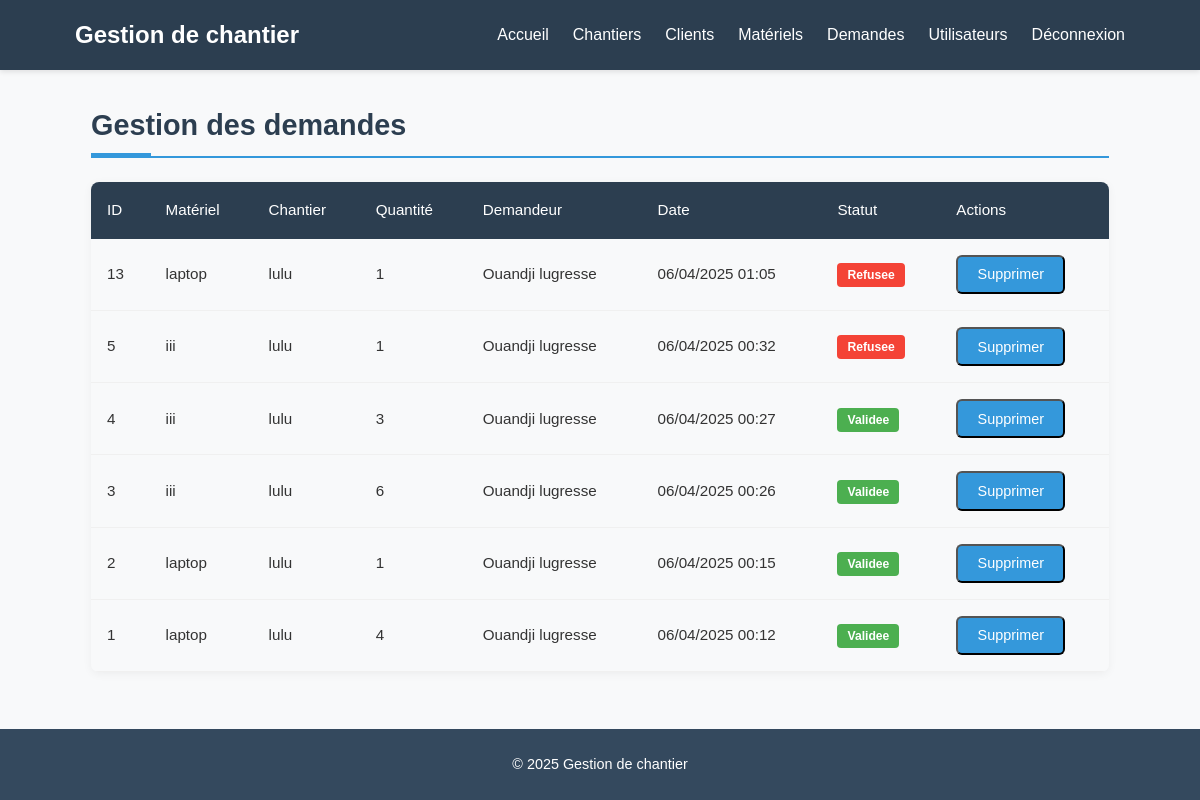
Page /pages/demandes/liste.php (signed in) on the committed database.
### tables this page shows
CREATE TABLE `demandes` (
  `id` int(11) NOT NULL,
  `user_id` int(11) DEFAULT NULL,
  `chantier_id` int(11) DEFAULT NULL,
  `materiel_id` int(11) DEFAULT NULL,
  `quantite_demandee` int(11) NOT NULL,
  `statut` enum('en_attente','validee','refusee') DEFAULT 'en_attente',
  `date_demande` timestamp NOT NULL DEFAULT current_timestamp(),
  `date_validation` datetime DEFAULT NULL,
  `validateur_id` int(11) DEFAULT NULL,
  `commentaire_validation` text DEFAULT NULL,
  `commentaire` text DEFAULT NULL
);

CREATE TABLE `materiels` (
  `id` int(11) NOT NULL,
  `nom_materiel` varchar(100) NOT NULL,
  `description` text DEFAULT NULL,
  `quantite_disponible` int(11) DEFAULT 0
);

CREATE TABLE `chantiers` (
  `id` int(11) NOT NULL,
  `nom_chantier` varchar(100) NOT NULL,
  `localisation` varchar(100) NOT NULL,
  `date_debut` date DEFAULT NULL,
  `date_fin` date DEFAULT NULL,
  `id_chef` int(11) DEFAULT NULL,
  `client_id` int(11) DEFAULT NULL
);

CREATE TABLE `users` (
  `id` int(11) NOT NULL,
  `nom` varchar(100) NOT NULL,
  `email` varchar(100) NOT NULL,
  `password` varchar(255) NOT NULL,
  `role` enum('admin','chef_chantier') NOT NULL,
  `created_at` timestamp NOT NULL DEFAULT current_timestamp()
);

### includes/auth.php (called while the page is built, shortened)
<?php
function isLoggedIn() {
    return isset($_SESSION['user_id']);
}
function isAdmin() {
    return isLoggedIn() && $_SESSION['role'] === 'admin';
}
function isChefChantier() {
    return isLoggedIn() && $_SESSION['role'] === 'chef_chantier';
}
?>

### pages/demandes/liste.php (the view, shortened to what this page needs)
<?php
require_once '../../includes/config.php';
require_once '../../includes/auth.php';
if (isAdmin()) {
    $query = "
        SELECT d.*, m.nom_materiel, c.nom_chantier, u.nom AS demandeur
        FROM demandes d
        JOIN materiels m ON d.materiel_id = m.id
        JOIN chantiers c ON d.chantier_id = c.id
        JOIN users u ON d.user_id = u.id
        ORDER BY d.date_demande DESC
    ";
    $stmt = $db->query($query);
}
$demandes = $stmt->fetchAll();
require_once '../../includes/header.php';
?>
<link rel="stylesheet" href="../../assets/css/liste.css">
<link rel="stylesheet" href="../../assets/css/style.css">
<div class="user-management-container">
    <h2>Gestion des demandes</h2>
    <div class="table-responsive">
        <table class="users-table">
            <thead>
                <tr>
                    <th>ID</th>
                    <th>Matériel</th>
                    <th>Chantier</th>
                    <th>Quantité</th>
                    <?= isAdmin() ? '<th>Demandeur</th>' : '' ?>
                    <th>Date</th>
                    <th>Statut</th>
                    <th>Actions</th>
                </tr>
            </thead>
            <tbody>
                <?php foreach ($demandes as $demande): ?>
                <tr id="demande-<?= $demande['id'] ?>">
                    <td><?= $demande['id'] ?></td>
                    <td><?= htmlspecialchars($demande['nom_materiel']) ?></td>
                    <td><?= htmlspecialchars($demande['nom_chantier']) ?></td>
                    <td><?= $demande['quantite_demandee'] ?></td>
                    <?= isAdmin() ? '<td>'.htmlspecialchars($demande['demandeur'] ?? '').'</td>' : '' ?>
                    <td><?= date('d/m/Y H:i', strtotime($demande['date_demande'])) ?></td>
                    <td>
                        <span class="status-badge <?= $demande['statut'] ?>">
                            <?= ucfirst(str_replace('_', ' ', $demande['statut'])) ?>
                        </span>
                    </td>
                    <td>
                        <div class="action-buttons">
                            <?php if ((isChefChantier() && $demande['user_id'] == $_SESSION['user_id'] && $demande['statut'] == 'en_attente') || isAdmin()): ?>
                                <button class="btn delete-btn"
                                        onclick="traiterDemande(<?= $demande['id'] ?>, 'supprimer')">
                                    Supprimer
                                </button>
                            <?php endif; ?>
                        </div>
                    </td>
                </tr>
                <?php endforeach; ?>
            </tbody>
        </table>
    </div>
</div>
<?php require_once '../../includes/footer.php'; ?>

### includes/header.php (shortened to what this page needs)
<!DOCTYPE html>
<html lang="fr">
<head>
    <link rel="stylesheet" href="<?= BASE_URL ?>assets/css/style.css">
</head>
<body>
    <header>
        <div class="container">
            <h1>Gestion de chantier</h1>
            <nav>
                <ul>
                    <li><a href="<?= BASE_URL ?>index.php">Accueil</a></li>
                    <li><a href="<?= BASE_URL ?>pages/chantiers/liste.php">Chantiers</a></li>
                    <?php if (isAdmin()): ?>
                        <li><a href="<?= BASE_URL ?>pages/clients/liste.php">Clients</a></li>
                    <?php endif; ?>
                    <li><a href="<?= BASE_URL ?>pages/materiels/liste.php">Matériels</a></li>
                    <li><a href="<?= BASE_URL ?>pages/demandes/liste.php">Demandes</a></li>
                    <?php if (isAdmin()): ?>
                        <li><a href="<?= BASE_URL ?>pages/utilisateurs/liste.php">Utilisateurs</a></li>
                    <?php endif; ?>
                    <li><a href="<?= BASE_URL ?>logout.php">Déconnexion</a></li>
                </ul>
            </nav>
        </div>
    </header>
    <main class="container">

### includes/footer.php (shortened to what this page needs)
</main>
    <footer>
        <div class="container">
            <p>&copy; <?= date('Y') ?> Gestion de chantier</p>
        </div>
    </footer>
</body>
</html>

### assets/css/style.css (style rules this page uses)
* { margin: 0; padding: 0; box-sizing: border-box; }
body { font-family: 'Arial', sans-serif; line-height: 1.6; color: #333; background-color: #f8f9fa; display: flex; flex-direction: column; min-height: 100vh; }
.container { width: 90%; max-width: 1200px; margin: 0 auto; padding: 0 15px; }
header { background: #2c3e50; color: white; padding: 1rem 0; box-shadow: 0 2px 5px rgba(0,0,0,0.1); position: sticky; top: 0; z-index: 100; }
header .container { display: flex; justify-content: space-between; align-items: center; }
header h1 { font-size: 1.5rem; margin: 0; }
nav ul { display: flex; list-style: none; gap: 1.5rem; }
nav ul li a { color: white; text-decoration: none; font-weight: 500; transition: opacity 0.3s; padding: 0.5rem 0; position: relative; }
nav ul li a::after { content: ''; position: absolute; bottom: 0; left: 0; width: 0; height: 2px; background: #3498db; transition: width 0.3s; }
main { flex: 1; padding: 2rem 0; }
footer { background: #34495e; color: white; text-align: center; padding: 1.5rem 0; margin-top: auto; }
footer p { margin: 0; font-size: 0.9rem; }
.btn { display: inline-block; background: #3498db; color: white; padding: 0.6rem 1.2rem; border-radius: 6px; text-decoration: none; font-size: 0.9rem; transition: background 0.3s; }
h2 { color: #2c3e50; font-size: 1.8rem; margin-bottom: 1.5rem; padding-bottom: 0.5rem; position: relative; }
h2::after { content: ''; position: absolute; left: 0; bottom: 0; width: 60px; height: 3px; background: #3498db; }

### assets/css/liste.css (style rules this page uses)
.user-management-container { max-width: 1200px; margin: 2rem auto; padding: 0 1rem; }
.user-management-container h2 { color: #2c3e50; font-size: 1.8rem; margin-bottom: 1.5rem; padding-bottom: 0.5rem; border-bottom: 2px solid #3498db; }
.table-responsive { overflow-x: auto; margin: 1.5rem 0; box-shadow: 0 2px 10px rgba(0, 0, 0, 0.05); border-radius: 8px; }
.users-table { width: 100%; border-collapse: collapse; font-size: 0.95rem; }
.users-table th { background-color: #2c3e50; color: white; padding: 1rem; text-align: left; font-weight: 500; }
.users-table td { padding: 1rem; border-bottom: 1px solid #f0f0f0; }
.users-table tr:nth-child(even) { background-color: #f8f9fa; }
.action-buttons { display: flex; gap: 0.5rem; }
.btn { padding: 0.5rem 1rem; border-radius: 4px; font-size: 0.85rem; text-decoration: none; transition: all 0.2s ease; }
.delete-btn { background-color: #f44336; color: white; }
.status-badge { padding: 5px 10px; border-radius: 4px; font-size: 0.8em; font-weight: bold; }
.status-badge.validee { background-color: #4CAF50; color: #FFF; }
.status-badge.refusee { background-color: #F44336; color: #FFF; }

### rows in the picture
demandes: id "13", materiel.nom_materiel "laptop", chantier.nom_chantier "lulu", quantite_demandee "1", user.nom "Ouandji lugresse", date_demande "06/04/2025 01:05", statut "Refusee"
demandes: id "5", materiel.nom_materiel "iii", chantier.nom_chantier "lulu", quantite_demandee "1", user.nom "Ouandji lugresse", date_demande "06/04/2025 00:32", statut "Refusee"
demandes: id "4", materiel.nom_materiel "iii", chantier.nom_chantier "lulu", quantite_demandee "3", user.nom "Ouandji lugresse", date_demande "06/04/2025 00:27", statut "Validee"
demandes: id "3", materiel.nom_materiel "iii", chantier.nom_chantier "lulu", quantite_demandee "6", user.nom "Ouandji lugresse", date_demande "06/04/2025 00:26", statut "Validee"
demandes: id "2", materiel.nom_materiel "laptop", chantier.nom_chantier "lulu", quantite_demandee "1", user.nom "Ouandji lugresse", date_demande "06/04/2025 00:15", statut "Validee"
demandes: id "1", materiel.nom_materiel "laptop", chantier.nom_chantier "lulu", quantite_demandee "4", user.nom "Ouandji lugresse", date_demande "06/04/2025 00:12", statut "Validee"
